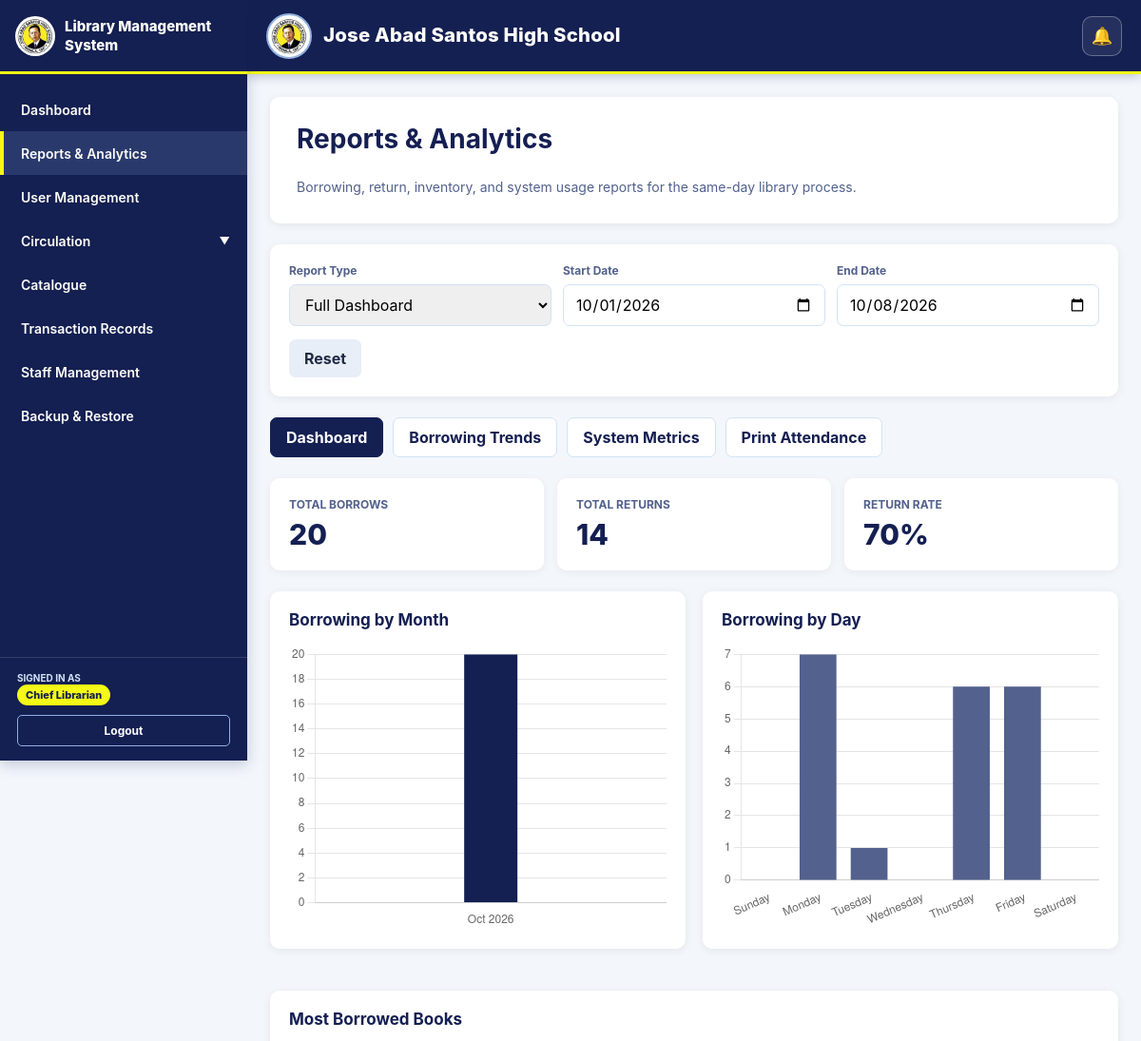
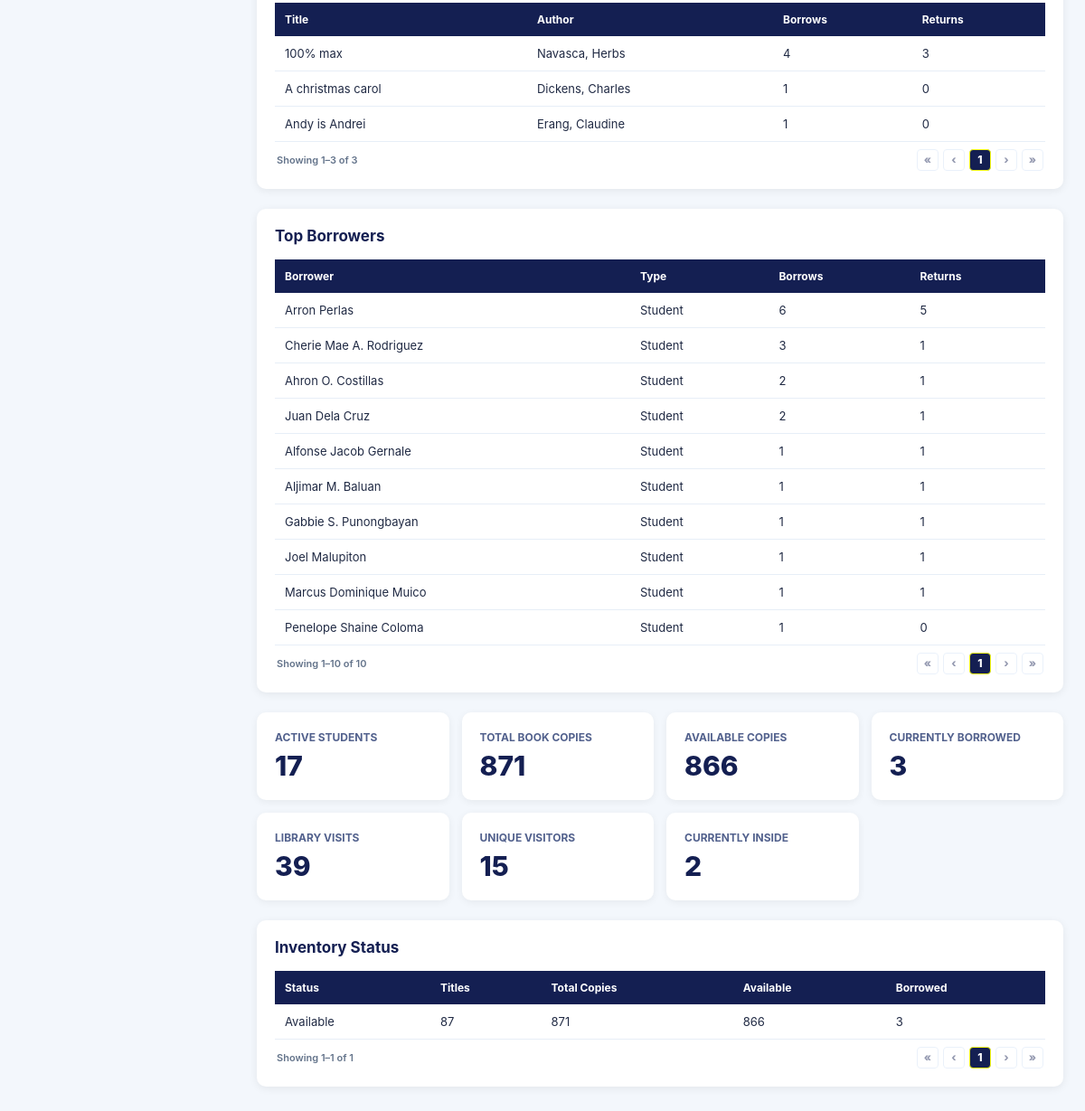
The page /admin/reports.php (signed in) on the database its author committed (2 pictures, top to bottom).
### tables this page shows
CREATE TABLE `books` (
  `book_id` int NOT NULL,
  `title` varchar(255) NOT NULL,
  `author` varchar(255) NOT NULL,
  `co_authors` text,
  `place_of_publication` varchar(255) DEFAULT NULL,
  `publication_date` date DEFAULT NULL,
  `book_number` varchar(100) NOT NULL,
  `book_pages` int NOT NULL,
  `source_of_funds` varchar(255) DEFAULT NULL,
  `cost_price` decimal(10,2) DEFAULT NULL,
  `publisher` varchar(255) DEFAULT NULL,
  `edition` varchar(100) DEFAULT NULL,
  `volumes` varchar(100) DEFAULT NULL,
  `class` varchar(100) DEFAULT NULL,
  `type_of_material` varchar(100) DEFAULT NULL,
  `location_collection` varchar(255) DEFAULT NULL,
  `library_building` varchar(150) DEFAULT NULL,
  `shelf_number` varchar(100) DEFAULT NULL,
  `library_section` varchar(150) DEFAULT NULL,
  `qr_code` varchar(255) NOT NULL,
  `book_status` enum('available','out_of_stock','damaged','lost') NOT NULL DEFAULT 'available',
  `book_condition` varchar(20) NOT NULL DEFAULT 'New',
  `is_archived` tinyint(1) NOT NULL DEFAULT '0',
  `archived_at` datetime DEFAULT NULL,
  `archived_by` int DEFAULT NULL,
  `total_copies` int NOT NULL DEFAULT '1',
  `available_copies` int NOT NULL DEFAULT '1',
  `borrowed_copies` int NOT NULL DEFAULT '0',
  `lost_copies` int NOT NULL DEFAULT '0',
  `damaged_copies` int NOT NULL DEFAULT '0',
  `created_at` timestamp NOT NULL DEFAULT CURRENT_TIMESTAMP,
  `updated_at` timestamp NOT NULL DEFAULT CURRENT_TIMESTAMP ON UPDATE CURRENT_TIMESTAMP
);

### admin/reports.php (the view, shortened to what the rows shown need)
<?php
require_once __DIR__ . '/reports/reports_aggregator.php';
function h($value) {
    return htmlspecialchars((string)($value ?? ''), ENT_QUOTES, 'UTF-8');
}
$report_type = $_GET['report'] ?? 'dashboard';
$start_date = $_GET['start_date'] ?? date('Y-m-01');
$end_date = $_GET['end_date'] ?? date('Y-m-d');
$borrowing_trends = [];
$inventory_status = [];
try {
    $aggregator = new ReportsAggregator($conn);
    if ($report_type === 'dashboard' || $report_type === 'borrowing_trends') {
        $borrowing_trends = $aggregator->getBorrowingTrends($start_date, $end_date);
        $borrowing_trends['borrowing_by_month'] = ReportsAggregator::fillMonths($borrowing_trends['borrowing_by_month'], $start_date, $end_date);
        $borrowing_trends['borrowing_by_day'] = ReportsAggregator::fillDays($borrowing_trends['borrowing_by_day']);
    }
    if ($report_type === 'dashboard' || $report_type === 'system_metrics') {
        $inventory_status = $aggregator->getInventoryStatus();
    }
} catch (Exception $e) {
    logError('Report generation error: ' . $e->getMessage());
}
?>
<!DOCTYPE html>
<html lang="en">
<head>
</head>
<body>
<?php include __DIR__ . '/../header.php'; ?>
<main class="container">
    <section class="page-header">
        <h1>Reports & Analytics</h1>
    </section>
    <?php if ($report_type === 'dashboard' || $report_type === 'borrowing_trends'): ?>
        <section class="table-card">
            <?php if (empty($borrowing_trends['most_borrowed_books'])): ?><div class="empty">No borrowing data for this period.</div><?php else: ?>
            <div class="table-wrapper"><table><thead><tr><th>Title</th><th>Author</th><th>Borrows</th><th>Returns</th></tr></thead><tbody>
            <?php foreach ($borrowing_trends['most_borrowed_books'] as $book): ?><tr><td><?php echo h($book['title']); ?></td><td><?php echo h($book['author']); ?></td><td><?php echo (int)$book['borrow_count']; ?></td><td><?php echo (int)$book['return_count']; ?></td></tr><?php endforeach; ?>
            </tbody></table></div><?php endif; ?>
        </section>
        <section class="table-card">
            <?php if (empty($borrowing_trends['borrowing_by_borrower'])): ?><div class="empty">No borrowing data for this period.</div><?php else: ?>
            <div class="table-wrapper"><table><thead><tr><th>Borrower</th><th>Type</th><th>Borrows</th><th>Returns</th></tr></thead></table></div><?php endif; ?>
        </section>
    <?php endif; ?>
    <?php if ($report_type === 'dashboard' || $report_type === 'system_metrics'): ?>
        <section class="table-card">
            <?php if (empty($inventory_status)): ?><div class="empty">No inventory data available.</div><?php else: ?>
            <div class="table-wrapper"><table><thead><tr><th>Status</th><th>Titles</th><th>Total Copies</th><th>Available</th><th>Borrowed</th></tr></thead></table></div><?php endif; ?>
        </section>
    <?php endif; ?>
</main>
<script>
<?php if ($report_type === 'dashboard' || $report_type === 'borrowing_trends'): ?>
const monthLabels = <?php echo json_encode(array_map(function ($r) { return date('M Y', strtotime($r['month'] . '-01')); }, $borrowing_trends['borrowing_by_month'] ?? [])); ?>;
const monthData = <?php echo json_encode(array_map('intval', array_column($borrowing_trends['borrowing_by_month'] ?? [], 'count'))); ?>;
const dayLabels = <?php echo json_encode(array_column($borrowing_trends['borrowing_by_day'] ?? [], 'day_name')); ?>;
const dayData = <?php echo json_encode(array_map('intval', array_column($borrowing_trends['borrowing_by_day'] ?? [], 'count'))); ?>;
const chartOptions = {
    responsive: true,
    maintainAspectRatio: false,
    plugins: { legend: { display: false } },
    scales: { y: { beginAtZero: true, ticks: { precision: 0 } }, x: { grid: { display: false } } }
};
if (document.getElementById('monthChart')) new Chart(document.getElementById('monthChart'), { type:'bar', data:{labels:monthLabels,datasets:[{label:'Borrows',data:monthData,backgroundColor:'#141F52',maxBarThickness:56}]}, options:chartOptions });
if (document.getElementById('dayChart')) new Chart(document.getElementById('dayChart'), { type:'bar', data:{labels:dayLabels,datasets:[{label:'Borrows',data:dayData,backgroundColor:'#52618D',maxBarThickness:56}]}, options:chartOptions });
<?php endif; ?>
</script>
</body>
</html>

### rows shown on the page
books: title "100% max", author "Navasca, Herbs", borrow_count "4", return_count "3"
books: title "A christmas carol", author "Dickens, Charles", borrow_count "1", return_count "0"
books: title "Andy is Andrei", author "Erang, Claudine", borrow_count "1", return_count "0"

### other values the page prints
$full_name "Chief Librarian"
$borrowing_trends['total_borrows'] "20"
$borrowing_trends['total_returns'] "14"
$borrower['borrower_name'] ?: 'Unknown borrower' "Arron Perlas"
$borrower['borrower_type'] "Student"
$borrower['borrow_count'] "6"
$borrower['return_count'] "5"
$borrower['borrower_name'] ?: 'Unknown borrower' "Cherie Mae A. Rodriguez"
$borrower['borrow_count'] "3"
$borrower['return_count'] "1"
$borrower['borrower_name'] ?: 'Unknown borrower' "Ahron O. Costillas"
$borrower['borrow_count'] "2"
$borrower['borrower_name'] ?: 'Unknown borrower' "Juan Dela Cruz"
$borrower['borrower_name'] ?: 'Unknown borrower' "Alfonse Jacob Gernale"
$borrower['borrow_count'] "1"
